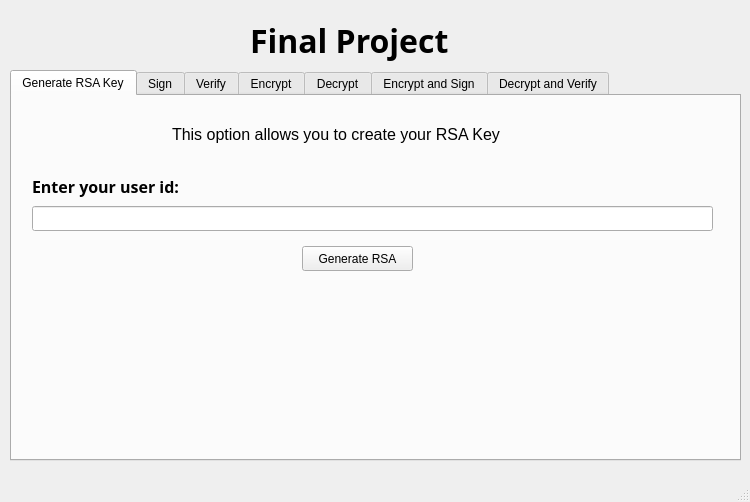
<?xml version="1.0" encoding="UTF-8"?>
<ui version="4.0">
 <class>MainWindow</class>
 <widget class="QMainWindow" name="MainWindow">
  <property name="geometry">
   <rect>
    <x>0</x>
    <y>0</y>
    <width>750</width>
    <height>502</height>
   </rect>
  </property>
  <property name="windowTitle">
   <string>MainWindow</string>
  </property>
  <widget class="QWidget" name="centralwidget">
   <widget class="QLabel" name="label">
    <property name="geometry">
     <rect>
      <x>250</x>
      <y>20</y>
      <width>231</width>
      <height>41</height>
     </rect>
    </property>
    <property name="font">
     <font>
      <family>Sans</family>
      <pointsize>24</pointsize>
      <weight>75</weight>
      <bold>true</bold>
     </font>
    </property>
    <property name="text">
     <string>Final Project</string>
    </property>
   </widget>
   <widget class="QTabWidget" name="tabWidget">
    <property name="geometry">
     <rect>
      <x>10</x>
      <y>70</y>
      <width>731</width>
      <height>391</height>
     </rect>
    </property>
    <property name="currentIndex">
     <number>0</number>
    </property>
    <widget class="QWidget" name="tb_gen_key">
     <attribute name="title">
      <string>Generate RSA Key</string>
     </attribute>
     <widget class="QLineEdit" name="txtUserId">
      <property name="geometry">
       <rect>
        <x>20</x>
        <y>110</y>
        <width>681</width>
        <height>25</height>
       </rect>
      </property>
     </widget>
     <widget class="QPushButton" name="btnGenerateRSA">
      <property name="geometry">
       <rect>
        <x>290</x>
        <y>150</y>
        <width>111</width>
        <height>25</height>
       </rect>
      </property>
      <property name="text">
       <string>Generate RSA</string>
      </property>
     </widget>
     <widget class="QLabel" name="label_6">
      <property name="geometry">
       <rect>
        <x>20</x>
        <y>80</y>
        <width>201</width>
        <height>21</height>
       </rect>
      </property>
      <property name="font">
       <font>
        <family>Abyssinica SIL</family>
        <pointsize>12</pointsize>
        <weight>75</weight>
        <bold>true</bold>
       </font>
      </property>
      <property name="text">
       <string>Enter your user id:</string>
      </property>
      <property name="textFormat">
       <enum>Qt::AutoText</enum>
      </property>
     </widget>
     <widget class="QLabel" name="label_9">
      <property name="geometry">
       <rect>
        <x>160</x>
        <y>30</y>
        <width>381</width>
        <height>17</height>
       </rect>
      </property>
      <property name="font">
       <font>
        <pointsize>12</pointsize>
       </font>
      </property>
      <property name="text">
       <string>This option allows you to create your RSA Key</string>
      </property>
     </widget>
    </widget>
    <widget class="QWidget" name="tab_sign">
     <attribute name="title">
      <string>Sign</string>
     </attribute>
     <widget class="QLabel" name="label_3">
      <property name="geometry">
       <rect>
        <x>30</x>
        <y>170</y>
        <width>671</width>
        <height>21</height>
       </rect>
      </property>
      <property name="font">
       <font>
        <family>Abyssinica SIL</family>
        <pointsize>12</pointsize>
        <weight>75</weight>
        <bold>true</bold>
       </font>
      </property>
      <property name="text">
       <string>Select the file to sign:</string>
      </property>
      <property name="textFormat">
       <enum>Qt::AutoText</enum>
      </property>
     </widget>
     <widget class="QPushButton" name="btnSign">
      <property name="geometry">
       <rect>
        <x>320</x>
        <y>250</y>
        <width>83</width>
        <height>25</height>
       </rect>
      </property>
      <property name="text">
       <string>Sign</string>
      </property>
     </widget>
     <widget class="QLineEdit" name="txtSign">
      <property name="enabled">
       <bool>false</bool>
      </property>
      <property name="geometry">
       <rect>
        <x>30</x>
        <y>200</y>
        <width>661</width>
        <height>25</height>
       </rect>
      </property>
      <property name="placeholderText">
       <string>Select file</string>
      </property>
     </widget>
     <widget class="QPushButton" name="btnBrowseFile">
      <property name="geometry">
       <rect>
        <x>690</x>
        <y>200</y>
        <width>21</width>
        <height>25</height>
       </rect>
      </property>
      <property name="text">
       <string>...</string>
      </property>
     </widget>
     <widget class="QLineEdit" name="txtNewSigner">
      <property name="enabled">
       <bool>false</bool>
      </property>
      <property name="geometry">
       <rect>
        <x>30</x>
        <y>110</y>
        <width>661</width>
        <height>25</height>
       </rect>
      </property>
      <property name="text">
       <string>Select signer private key</string>
      </property>
      <property name="placeholderText">
       <string>Select file</string>
      </property>
     </widget>
     <widget class="QPushButton" name="btnBrowseNewSigner">
      <property name="geometry">
       <rect>
        <x>690</x>
        <y>110</y>
        <width>21</width>
        <height>25</height>
       </rect>
      </property>
      <property name="text">
       <string>...</string>
      </property>
     </widget>
     <widget class="QLabel" name="label_4">
      <property name="geometry">
       <rect>
        <x>30</x>
        <y>80</y>
        <width>671</width>
        <height>21</height>
       </rect>
      </property>
      <property name="font">
       <font>
        <family>Abyssinica SIL</family>
        <pointsize>12</pointsize>
        <weight>75</weight>
        <bold>true</bold>
       </font>
      </property>
      <property name="text">
       <string>Select signer private key:</string>
      </property>
      <property name="textFormat">
       <enum>Qt::AutoText</enum>
      </property>
     </widget>
     <widget class="QLabel" name="label_7">
      <property name="geometry">
       <rect>
        <x>80</x>
        <y>30</y>
        <width>571</width>
        <height>17</height>
       </rect>
      </property>
      <property name="font">
       <font>
        <pointsize>12</pointsize>
       </font>
      </property>
      <property name="text">
       <string>This option allows you to sign a text file by using your private RSA key</string>
      </property>
     </widget>
    </widget>
    <widget class="QWidget" name="tab_verify">
     <attribute name="title">
      <string>Verify</string>
     </attribute>
     <widget class="QLineEdit" name="txtSigned">
      <property name="enabled">
       <bool>false</bool>
      </property>
      <property name="geometry">
       <rect>
        <x>30</x>
        <y>200</y>
        <width>661</width>
        <height>25</height>
       </rect>
      </property>
      <property name="placeholderText">
       <string>Select file</string>
      </property>
     </widget>
     <widget class="QPushButton" name="btnVerify">
      <property name="geometry">
       <rect>
        <x>320</x>
        <y>250</y>
        <width>83</width>
        <height>25</height>
       </rect>
      </property>
      <property name="text">
       <string>Verify</string>
      </property>
     </widget>
     <widget class="QPushButton" name="btnBrowseSigned">
      <property name="geometry">
       <rect>
        <x>690</x>
        <y>200</y>
        <width>21</width>
        <height>25</height>
       </rect>
      </property>
      <property name="text">
       <string>...</string>
      </property>
     </widget>
     <widget class="QLabel" name="label_2">
      <property name="geometry">
       <rect>
        <x>30</x>
        <y>170</y>
        <width>671</width>
        <height>21</height>
       </rect>
      </property>
      <property name="font">
       <font>
        <family>Abyssinica SIL</family>
        <pointsize>12</pointsize>
        <weight>75</weight>
        <bold>true</bold>
       </font>
      </property>
      <property name="text">
       <string>Select the signed file:</string>
      </property>
      <property name="textFormat">
       <enum>Qt::AutoText</enum>
      </property>
     </widget>
     <widget class="QLabel" name="label_5">
      <property name="geometry">
       <rect>
        <x>30</x>
        <y>80</y>
        <width>671</width>
        <height>21</height>
       </rect>
      </property>
      <property name="font">
       <font>
        <family>Abyssinica SIL</family>
        <pointsize>12</pointsize>
        <weight>75</weight>
        <bold>true</bold>
       </font>
      </property>
      <property name="text">
       <string>Select signer public key:</string>
      </property>
      <property name="textFormat">
       <enum>Qt::AutoText</enum>
      </property>
     </widget>
     <widget class="QLineEdit" name="txtActualSigner">
      <property name="enabled">
       <bool>false</bool>
      </property>
      <property name="geometry">
       <rect>
        <x>30</x>
        <y>110</y>
        <width>661</width>
        <height>25</height>
       </rect>
      </property>
      <property name="placeholderText">
       <string>Select signer public</string>
      </property>
     </widget>
     <widget class="QPushButton" name="btnBrowseActualSigner">
      <property name="geometry">
       <rect>
        <x>690</x>
        <y>110</y>
        <width>21</width>
        <height>25</height>
       </rect>
      </property>
      <property name="text">
       <string>...</string>
      </property>
     </widget>
     <widget class="QLabel" name="label_8">
      <property name="geometry">
       <rect>
        <x>20</x>
        <y>30</y>
        <width>691</width>
        <height>20</height>
       </rect>
      </property>
      <property name="font">
       <font>
        <pointsize>12</pointsize>
       </font>
      </property>
      <property name="text">
       <string>This option allows you to verify a signed text file by using the signer's public RSA key</string>
      </property>
     </widget>
    </widget>
    <widget class="QWidget" name="tab_encrypt">
     <attribute name="title">
      <string>Encrypt</string>
     </attribute>
     <widget class="QLineEdit" name="txtMessageToEncrypt">
      <property name="enabled">
       <bool>false</bool>
      </property>
      <property name="geometry">
       <rect>
        <x>30</x>
        <y>110</y>
        <width>661</width>
        <height>25</height>
       </rect>
      </property>
      <property name="text">
       <string>Select file</string>
      </property>
      <property name="placeholderText">
       <string>Select file</string>
      </property>
     </widget>
     <widget class="QPushButton" name="btnBrowseMessageFile">
      <property name="geometry">
       <rect>
        <x>690</x>
        <y>110</y>
        <width>21</width>
        <height>25</height>
       </rect>
      </property>
      <property name="text">
       <string>...</string>
      </property>
     </widget>
     <widget class="QLineEdit" name="txtTargetPublicKey">
      <property name="enabled">
       <bool>false</bool>
      </property>
      <property name="geometry">
       <rect>
        <x>30</x>
        <y>200</y>
        <width>661</width>
        <height>25</height>
       </rect>
      </property>
      <property name="text">
       <string>Select target public key</string>
      </property>
      <property name="placeholderText">
       <string>Select file</string>
      </property>
     </widget>
     <widget class="QLabel" name="label_10">
      <property name="geometry">
       <rect>
        <x>70</x>
        <y>30</y>
        <width>591</width>
        <height>41</height>
       </rect>
      </property>
      <property name="font">
       <font>
        <pointsize>12</pointsize>
       </font>
      </property>
      <property name="layoutDirection">
       <enum>Qt::LeftToRight</enum>
      </property>
      <property name="text">
       <string>This option allows you to encrypt a text file by using 
AES CBC algorithm and RSA</string>
      </property>
      <property name="alignment">
       <set>Qt::AlignCenter</set>
      </property>
     </widget>
     <widget class="QPushButton" name="btnEncrypt">
      <property name="geometry">
       <rect>
        <x>320</x>
        <y>250</y>
        <width>83</width>
        <height>25</height>
       </rect>
      </property>
      <property name="text">
       <string>Encrypt</string>
      </property>
     </widget>
     <widget class="QPushButton" name="btnBrowseTargetPublicKey">
      <property name="geometry">
       <rect>
        <x>690</x>
        <y>200</y>
        <width>21</width>
        <height>25</height>
       </rect>
      </property>
      <property name="text">
       <string>...</string>
      </property>
     </widget>
     <widget class="QLabel" name="label_11">
      <property name="geometry">
       <rect>
        <x>30</x>
        <y>80</y>
        <width>201</width>
        <height>21</height>
       </rect>
      </property>
      <property name="font">
       <font>
        <family>Abyssinica SIL</family>
        <pointsize>12</pointsize>
        <weight>75</weight>
        <bold>true</bold>
       </font>
      </property>
      <property name="text">
       <string>Select message file:</string>
      </property>
      <property name="textFormat">
       <enum>Qt::AutoText</enum>
      </property>
     </widget>
     <widget class="QLabel" name="label_12">
      <property name="geometry">
       <rect>
        <x>30</x>
        <y>170</y>
        <width>671</width>
        <height>21</height>
       </rect>
      </property>
      <property name="font">
       <font>
        <family>Abyssinica SIL</family>
        <pointsize>12</pointsize>
        <weight>75</weight>
        <bold>true</bold>
       </font>
      </property>
      <property name="text">
       <string>Select the receiver public key:</string>
      </property>
      <property name="textFormat">
       <enum>Qt::AutoText</enum>
      </property>
     </widget>
    </widget>
    <widget class="QWidget" name="tab_decrypt">
     <attribute name="title">
      <string>Decrypt</string>
     </attribute>
     <widget class="QLabel" name="label_13">
      <property name="geometry">
       <rect>
        <x>30</x>
        <y>80</y>
        <width>671</width>
        <height>21</height>
       </rect>
      </property>
      <property name="font">
       <font>
        <family>Abyssinica SIL</family>
        <pointsize>12</pointsize>
        <weight>75</weight>
        <bold>true</bold>
       </font>
      </property>
      <property name="text">
       <string>Select encrypted message file:</string>
      </property>
      <property name="textFormat">
       <enum>Qt::AutoText</enum>
      </property>
     </widget>
     <widget class="QPushButton" name="btnBrowseTargetPrivateKey">
      <property name="geometry">
       <rect>
        <x>690</x>
        <y>200</y>
        <width>21</width>
        <height>25</height>
       </rect>
      </property>
      <property name="text">
       <string>...</string>
      </property>
     </widget>
     <widget class="QLabel" name="label_14">
      <property name="geometry">
       <rect>
        <x>30</x>
        <y>170</y>
        <width>671</width>
        <height>21</height>
       </rect>
      </property>
      <property name="font">
       <font>
        <family>Abyssinica SIL</family>
        <pointsize>12</pointsize>
        <weight>75</weight>
        <bold>true</bold>
       </font>
      </property>
      <property name="text">
       <string>Select the reciver private key:</string>
      </property>
      <property name="textFormat">
       <enum>Qt::AutoText</enum>
      </property>
     </widget>
     <widget class="QLineEdit" name="txtMessageToDecrypt">
      <property name="enabled">
       <bool>false</bool>
      </property>
      <property name="geometry">
       <rect>
        <x>30</x>
        <y>110</y>
        <width>661</width>
        <height>25</height>
       </rect>
      </property>
      <property name="text">
       <string>Select file</string>
      </property>
      <property name="placeholderText">
       <string>Select file</string>
      </property>
     </widget>
     <widget class="QLabel" name="label_15">
      <property name="geometry">
       <rect>
        <x>70</x>
        <y>30</y>
        <width>591</width>
        <height>41</height>
       </rect>
      </property>
      <property name="font">
       <font>
        <pointsize>12</pointsize>
       </font>
      </property>
      <property name="text">
       <string>This option allows you to decrypt an encrypted file by using
 AES CBC algorithm and RSA</string>
      </property>
      <property name="alignment">
       <set>Qt::AlignCenter</set>
      </property>
     </widget>
     <widget class="QPushButton" name="btnDecrypt">
      <property name="geometry">
       <rect>
        <x>320</x>
        <y>250</y>
        <width>83</width>
        <height>25</height>
       </rect>
      </property>
      <property name="text">
       <string>Decrypt</string>
      </property>
     </widget>
     <widget class="QLineEdit" name="txtTargetPrivateKey">
      <property name="enabled">
       <bool>false</bool>
      </property>
      <property name="geometry">
       <rect>
        <x>30</x>
        <y>200</y>
        <width>661</width>
        <height>25</height>
       </rect>
      </property>
      <property name="text">
       <string>Select target private key</string>
      </property>
      <property name="placeholderText">
       <string>Select file</string>
      </property>
     </widget>
     <widget class="QPushButton" name="btnBrowseEncryptedMessageFile">
      <property name="geometry">
       <rect>
        <x>690</x>
        <y>110</y>
        <width>21</width>
        <height>25</height>
       </rect>
      </property>
      <property name="text">
       <string>...</string>
      </property>
     </widget>
    </widget>
    <widget class="QWidget" name="tab">
     <attribute name="title">
      <string>Encrypt and Sign</string>
     </attribute>
     <widget class="QLabel" name="label_16">
      <property name="geometry">
       <rect>
        <x>30</x>
        <y>160</y>
        <width>661</width>
        <height>21</height>
       </rect>
      </property>
      <property name="font">
       <font>
        <family>Abyssinica SIL</family>
        <pointsize>12</pointsize>
        <weight>75</weight>
        <bold>true</bold>
       </font>
      </property>
      <property name="text">
       <string>Select message file:</string>
      </property>
      <property name="textFormat">
       <enum>Qt::AutoText</enum>
      </property>
     </widget>
     <widget class="QPushButton" name="btnBrowseTargetPublicKeyToEncrypt">
      <property name="geometry">
       <rect>
        <x>690</x>
        <y>270</y>
        <width>21</width>
        <height>25</height>
       </rect>
      </property>
      <property name="text">
       <string>...</string>
      </property>
     </widget>
     <widget class="QLabel" name="label_17">
      <property name="geometry">
       <rect>
        <x>30</x>
        <y>240</y>
        <width>671</width>
        <height>21</height>
       </rect>
      </property>
      <property name="font">
       <font>
        <family>Abyssinica SIL</family>
        <pointsize>12</pointsize>
        <weight>75</weight>
        <bold>true</bold>
       </font>
      </property>
      <property name="text">
       <string>Select the receiver public key:</string>
      </property>
      <property name="textFormat">
       <enum>Qt::AutoText</enum>
      </property>
     </widget>
     <widget class="QLineEdit" name="txtMessageToEncryptSign">
      <property name="enabled">
       <bool>false</bool>
      </property>
      <property name="geometry">
       <rect>
        <x>30</x>
        <y>190</y>
        <width>661</width>
        <height>25</height>
       </rect>
      </property>
      <property name="text">
       <string>Select file</string>
      </property>
      <property name="placeholderText">
       <string>Select file</string>
      </property>
     </widget>
     <widget class="QLabel" name="label_18">
      <property name="geometry">
       <rect>
        <x>70</x>
        <y>30</y>
        <width>591</width>
        <height>41</height>
       </rect>
      </property>
      <property name="font">
       <font>
        <pointsize>12</pointsize>
       </font>
      </property>
      <property name="layoutDirection">
       <enum>Qt::LeftToRight</enum>
      </property>
      <property name="text">
       <string>This option allows you to encrypt and sign a text file 
by using AES CBC algorithm and RSA</string>
      </property>
      <property name="alignment">
       <set>Qt::AlignCenter</set>
      </property>
     </widget>
     <widget class="QPushButton" name="btnEncryptSign">
      <property name="geometry">
       <rect>
        <x>290</x>
        <y>320</y>
        <width>131</width>
        <height>25</height>
       </rect>
      </property>
      <property name="text">
       <string>Encrypt and Sign</string>
      </property>
     </widget>
     <widget class="QLineEdit" name="txtTargetPublicKeyEncrypt">
      <property name="enabled">
       <bool>false</bool>
      </property>
      <property name="geometry">
       <rect>
        <x>30</x>
        <y>270</y>
        <width>661</width>
        <height>25</height>
       </rect>
      </property>
      <property name="text">
       <string>Select target public key</string>
      </property>
      <property name="placeholderText">
       <string>Select file</string>
      </property>
     </widget>
     <widget class="QPushButton" name="btnBrowseMessageFileToEncrypt">
      <property name="geometry">
       <rect>
        <x>690</x>
        <y>190</y>
        <width>21</width>
        <height>25</height>
       </rect>
      </property>
      <property name="text">
       <string>...</string>
      </property>
     </widget>
     <widget class="QLineEdit" name="txtSignerPrivateKey">
      <property name="enabled">
       <bool>false</bool>
      </property>
      <property name="geometry">
       <rect>
        <x>30</x>
        <y>110</y>
        <width>661</width>
        <height>25</height>
       </rect>
      </property>
      <property name="text">
       <string>Select signer private key</string>
      </property>
      <property name="placeholderText">
       <string>Select file</string>
      </property>
     </widget>
     <widget class="QPushButton" name="btnBrowseNewSignerToEncrypt">
      <property name="geometry">
       <rect>
        <x>690</x>
        <y>110</y>
        <width>21</width>
        <height>25</height>
       </rect>
      </property>
      <property name="text">
       <string>...</string>
      </property>
     </widget>
     <widget class="QLabel" name="label_36">
      <property name="geometry">
       <rect>
        <x>30</x>
        <y>80</y>
        <width>671</width>
        <height>21</height>
       </rect>
      </property>
      <property name="font">
       <font>
        <family>Abyssinica SIL</family>
        <pointsize>12</pointsize>
        <weight>75</weight>
        <bold>true</bold>
       </font>
      </property>
      <property name="text">
       <string>Select signer private key:</string>
      </property>
      <property name="textFormat">
       <enum>Qt::AutoText</enum>
      </property>
     </widget>
    </widget>
    <widget class="QWidget" name="tab_2">
     <attribute name="title">
      <string>Decrypt and Verify</string>
     </attribute>
     <widget class="QLineEdit" name="txtSignerPublicKey">
      <property name="enabled">
       <bool>false</bool>
      </property>
      <property name="geometry">
       <rect>
        <x>30</x>
        <y>110</y>
        <width>661</width>
        <height>25</height>
       </rect>
      </property>
      <property name="text">
       <string>Select signer public key</string>
      </property>
      <property name="placeholderText">
       <string>Select file</string>
      </property>
     </widget>
     <widget class="QPushButton" name="btnBrowseTargetPrivateKeyToDecrypt">
      <property name="geometry">
       <rect>
        <x>690</x>
        <y>270</y>
        <width>21</width>
        <height>25</height>
       </rect>
      </property>
      <property name="text">
       <string>...</string>
      </property>
     </widget>
     <widget class="QLabel" name="label_37">
      <property name="geometry">
       <rect>
        <x>30</x>
        <y>240</y>
        <width>671</width>
        <height>21</height>
       </rect>
      </property>
      <property name="font">
       <font>
        <family>Abyssinica SIL</family>
        <pointsize>12</pointsize>
        <weight>75</weight>
        <bold>true</bold>
       </font>
      </property>
      <property name="text">
       <string>Select the receiver private key:</string>
      </property>
      <property name="textFormat">
       <enum>Qt::AutoText</enum>
      </property>
     </widget>
     <widget class="QLabel" name="label_38">
      <property name="geometry">
       <rect>
        <x>30</x>
        <y>160</y>
        <width>671</width>
        <height>21</height>
       </rect>
      </property>
      <property name="font">
       <font>
        <family>Abyssinica SIL</family>
        <pointsize>12</pointsize>
        <weight>75</weight>
        <bold>true</bold>
       </font>
      </property>
      <property name="text">
       <string>Select encrypted message file:</string>
      </property>
      <property name="textFormat">
       <enum>Qt::AutoText</enum>
      </property>
     </widget>
     <widget class="QPushButton" name="btnBrowseMessageFileToDecrypt">
      <property name="geometry">
       <rect>
        <x>690</x>
        <y>190</y>
        <width>21</width>
        <height>25</height>
       </rect>
      </property>
      <property name="text">
       <string>...</string>
      </property>
     </widget>
     <widget class="QLabel" name="label_39">
      <property name="geometry">
       <rect>
        <x>70</x>
        <y>30</y>
        <width>591</width>
        <height>41</height>
       </rect>
      </property>
      <property name="font">
       <font>
        <pointsize>12</pointsize>
       </font>
      </property>
      <property name="layoutDirection">
       <enum>Qt::LeftToRight</enum>
      </property>
      <property name="text">
       <string>This option allows you to decrypt and verify an encrypted and signed file 
by using AES CBC algorithm and RSA</string>
      </property>
      <property name="alignment">
       <set>Qt::AlignCenter</set>
      </property>
     </widget>
     <widget class="QPushButton" name="btnBrowseActualSignerToDecrypt">
      <property name="geometry">
       <rect>
        <x>690</x>
        <y>110</y>
        <width>21</width>
        <height>25</height>
       </rect>
      </property>
      <property name="text">
       <string>...</string>
      </property>
     </widget>
     <widget class="QLineEdit" name="txtMessageToDecryptVerify">
      <property name="enabled">
       <bool>false</bool>
      </property>
      <property name="geometry">
       <rect>
        <x>30</x>
        <y>190</y>
        <width>661</width>
        <height>25</height>
       </rect>
      </property>
      <property name="text">
       <string>Select file</string>
      </property>
      <property name="placeholderText">
       <string>Select file</string>
      </property>
     </widget>
     <widget class="QPushButton" name="btnDecryptVerify">
      <property name="geometry">
       <rect>
        <x>290</x>
        <y>320</y>
        <width>131</width>
        <height>25</height>
       </rect>
      </property>
      <property name="text">
       <string>Decrypt and Verify</string>
      </property>
     </widget>
     <widget class="QLineEdit" name="txtTargetPrivateKeyDecrypt">
      <property name="enabled">
       <bool>false</bool>
      </property>
      <property name="geometry">
       <rect>
        <x>30</x>
        <y>270</y>
        <width>661</width>
        <height>25</height>
       </rect>
      </property>
      <property name="text">
       <string>Select target private key</string>
      </property>
      <property name="placeholderText">
       <string>Select file</string>
      </property>
     </widget>
     <widget class="QLabel" name="label_40">
      <property name="geometry">
       <rect>
        <x>30</x>
        <y>80</y>
        <width>671</width>
        <height>21</height>
       </rect>
      </property>
      <property name="font">
       <font>
        <family>Abyssinica SIL</family>
        <pointsize>12</pointsize>
        <weight>75</weight>
        <bold>true</bold>
       </font>
      </property>
      <property name="text">
       <string>Select signer public key:</string>
      </property>
      <property name="textFormat">
       <enum>Qt::AutoText</enum>
      </property>
     </widget>
    </widget>
   </widget>
  </widget>
  <widget class="QStatusBar" name="statusbar"/>
 </widget>
 <resources/>
 <connections/>
</ui>
